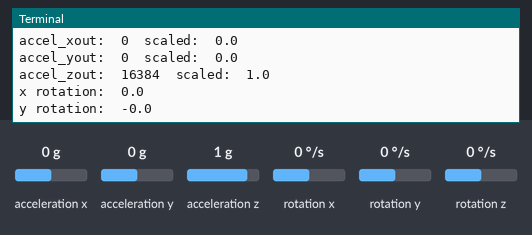
The program below on a simulated Raspberry Pi (BCM pin numbers). Shown: the last lines printed to the terminal. Inputs (shaded band) come from the test bench; at power-on: acceleration x 0 g, acceleration y 0 g, acceleration z 1 g, rotation x 0 °/s, rotation y 0 °/s, rotation z 0 °/s.

Above: at 1.2 s.
1.3 s: acceleration x set to -1.4 g
At 1.8 s:
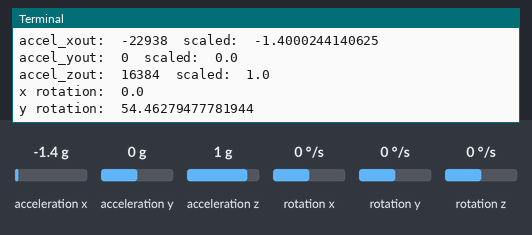
2.8 s: acceleration y set to -1.4 g
At 3.5 s:
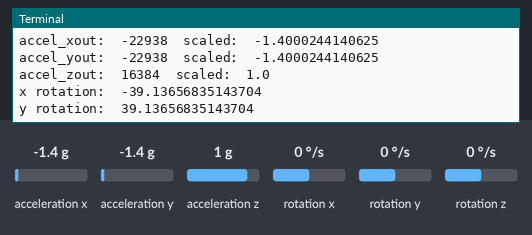
4.3 s: acceleration z set to -1.4 g
At 4.9 s:
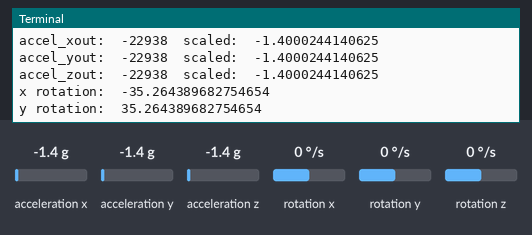
5.8 s: rotation x set to -192 °/s
7.3 s: rotation y set to -192 °/s
Timing chart, 0 to 9.8 s (numbered marks = the images above; inputs shaded):
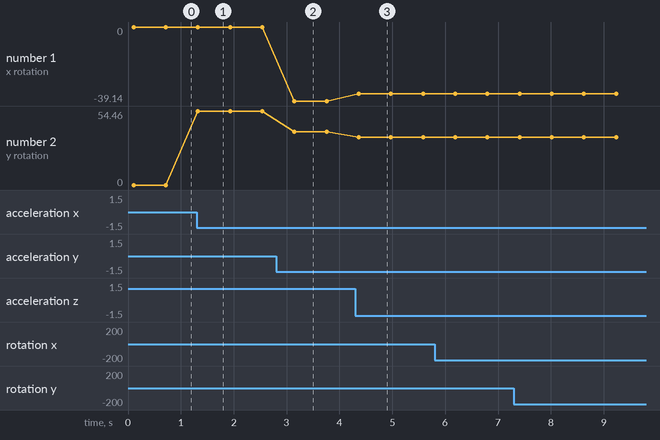

Measured:
- after the input at 1.3 s, the terminal: prints a new line at once (image 1)
- after the input at 2.8 s, the terminal: prints a new line after 0.35 s (image 2)
- after the input at 4.3 s, the terminal: prints a new line after 0.07 s (image 3)
- plotted number 1: 0 → -39.14 after the input at 2.8 s, -39.14 → -35.26 after the input at 4.3 s
- plotted number 2: 0 → 54.46 after the input at 1.3 s, 54.46 → 39.14 after the input at 2.8 s, 39.14 → 35.26 after the input at 4.3 s

The program:

mpu6050_test.py
```python
import smbus
import math
import time

import os

import csv

datas = []

# Power management registers
power_mgmt_1 = 0x6b
power_mgmt_2 = 0x6c

def read_byte(adr):
    return bus.read_byte_data(address, adr)

def read_word(adr):
    high = bus.read_byte_data(address, adr)
    low = bus.read_byte_data(address, adr+1)
    val = (high << 8) + low
    return val

def read_word_2c(adr):
    val = read_word(adr)
    if (val >= 0x8000):
        return -((65535 - val) + 1)
    else:
        return val

def dist(a,b):
    return math.sqrt((a*a)+(b*b))

def get_y_rotation(x,y,z):
    radians = math.atan2(x, dist(y,z))
    return -math.degrees(radians)

def get_x_rotation(x,y,z):
    radians = math.atan2(y, dist(x,z))
    return math.degrees(radians)


bus = smbus.SMBus(1) # or bus = smbus.SMBus(1) for Revision 2 boards
address = 0x68       # This is the address value read via the i2cdetect command

# Now wake the 6050 up as it starts in sleep mode
bus.write_byte_data(address, power_mgmt_1, 0)

def main_loop():
    while True:
        time.sleep(0.1)

        # Read data from MPU6050

        # ジャイロセンサの値を取得(x, y, z)
        gyro_xout = read_word_2c(0x43)
        gyro_yout = read_word_2c(0x45)
        gyro_zout = read_word_2c(0x47)

        print ("gyro_xout : ", gyro_xout, " scaled: ", (gyro_xout / 131))
        print ("gyro_yout : ", gyro_yout, " scaled: ", (gyro_yout / 131))
        print ("gyro_zout : ", gyro_zout, " scaled: ", (gyro_zout / 131))

        # 加速度センサの値を取得(x, y, z)
        accel_xout = read_word_2c(0x3b)
        accel_yout = read_word_2c(0x3d)
        accel_zout = read_word_2c(0x3f)

        # 加速度センサの値を表示
        # 重力加速度は9.8m/s^2
        # 16384.0は加速度センサーの分解能
        accel_xout_scaled = accel_xout / 16384.0
        accel_yout_scaled = accel_yout / 16384.0
        accel_zout_scaled = accel_zout / 16384.0

        # 加速度センサの値を表示
        print ("accel_xout: ", accel_xout, " scaled: ", accel_xout_scaled)
        print ("accel_yout: ", accel_yout, " scaled: ", accel_yout_scaled)
        print ("accel_zout: ", accel_zout, " scaled: ", accel_zout_scaled)

        print ("x rotation: " , get_x_rotation(accel_xout_scaled, accel_yout_scaled, accel_zout_scaled))
        print ("y rotation: " , get_y_rotation(accel_xout_scaled, accel_yout_scaled, accel_zout_scaled))

        # データを保存

        data = [(gyro_xout / 131), (gyro_yout / 131), (gyro_zout / 131), accel_xout_scaled, accel_yout_scaled, accel_zout_scaled, get_x_rotation(accel_xout_scaled, accel_yout_scaled, accel_zout_scaled), get_y_rotation(accel_xout_scaled, accel_yout_scaled, accel_zout_scaled)]
        datas.append(data)
        time.sleep(0.5)


try:
    main_loop()
except KeyboardInterrupt:

    # logフォルダーを無ければ作成
    if not os.path.exists('log'):
        os.mkdir('log')

    # ファイル名を作成
    now = time.strftime('%Y%m%d_%H%M%S')
    filename = './log/' + now + '.csv'
    # データをcsvファイルに保存
    with open(filename, 'w') as f:
        writer = csv.writer(f)
        writer.writerows(datas)

    print("ログを保存したよ！")

    pass
```
